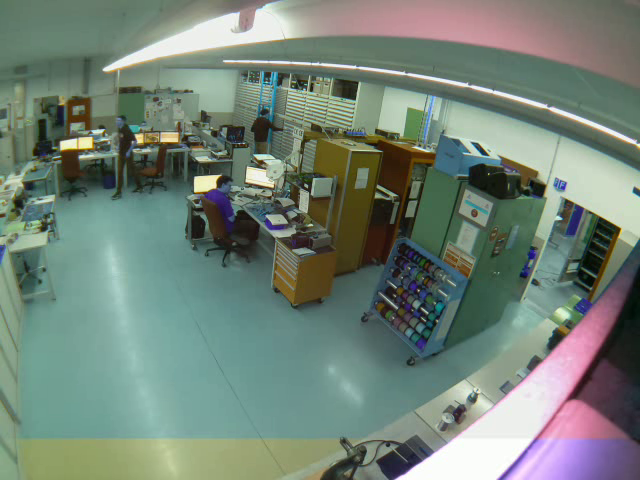
#> input picture frame 28 of 5_Programmation/camera/Detection_Entry/video_d.avi, 640 x 480 px, given in place of the camera
$ python entry_detect.py
#> lines starting #> are read from the running program, lines starting #| are printed output that depends on the picture; after the words box and inside, x2 and y2 are one past the last pixel; in counts of white or black regions, pixels touching at a corner belong together
### 5_Programmation/camera/Detection_Entry/sample/personne_detect.py
"""personne_detect.py | Robin Forestier | 8.03.2022

Detecting moving personne on video.
"""

# import OpenCV
import cv2


class PersonneDetect:
    """This class is used to detect people in a video stream."""
    # [72 lines left out: functions __init__, img_to_gray, contour_detect, personne_detect, not called in this run]


# [25 lines that do not run on import are left out]

### 5_Programmation/camera/Detection_Entry/sample/personne_tracking.py
""" personne_tracking.py | Robin Forestier | 09.03.2022

After Personne detection we want to track it.
For tracking the displacement of a mooving object, I start by calculate his centroide.
After I save his last centroide to ave 2 points by mooving object.
With this points a calculate the euclidean distance to find the nearest.
And I finishe by calculate the angle of displacement.
"""

import cv2
import math
import numpy as np

# It's importing the PersonneDetect class from the personne_detect.py file.
from personne_detect import PersonneDetect

class PersonneTracking:
    """Is used for track the trajectory of any people detected by PersonneDetect."""
    def __init__(self):
        """The function initializes the class"""
        self.img = []
        self.prev_img = []
        self.centroide = []
        self.centroide_lp = []

        self.angle = []

    def calc_centroide(self, img, rects):
        """Calculate the centroid of the bounding rect

        :param img: The image on which the contour was found
        :type img: numpy.ndarray
        :param rects: a list of tuples, where each tuple is (x, y, w, h)
        :type rects: list
        """

        self.img = img
        # save the last centroid
        self.centroide_lp = self.centroide
        self.centroide = []

        for rect in rects:
            # It's the coordinates of the point where the line is drawn.
            x = int(rect[0] + (rect[2] / 2))
            y = int(rect[1] + (rect[3] / 2))
            self.centroide.append((x,y))
            # It's drawing a circle on the image.
            cv2.circle(self.img, (x, y), 2, (0,0, 255), -1)

        # It's calculating the euclidean distance of each centroid and last centroid for predict the move of a person.
        self.centroide_last_pose()

    def centroide_last_pose(self):
        """Calculate the angle of displacement of each centroid and last centroid"""

        self.angle = []

        centroide_np = np.array(self.centroide_lp)

        if self.centroide_lp and self.centroide:
            for last_point in self.centroide:
                # This is the code that is used to find the index of the minimum value in the array.
                idx = np.array([np.linalg.norm(x + y) for (x, y) in centroide_np - last_point]).argmin()

                cv2.circle(self.img, last_point, 2, (255, 0, 0), -1)
                cv2.line(self.img, last_point, self.centroide_lp[idx], (255, 255, 0), 5, cv2.LINE_AA)

                # It's calculating the angle of the line between the two points.
                y = last_point[1] - self.centroide_lp[idx][1]
                x = last_point[0] - self.centroide_lp[idx][0]
                angle = math.atan2(y, x) * 180 / math.pi

                # It's making sure that the angle is between 0 and 360 degrees.
                if angle < 0:
                    angle = 360 + angle

                # add it to the list angle
                self.angle.append(angle)

# [34 lines that do not run on import are left out]

### 5_Programmation/camera/Detection_Entry/sample/door_select.py
"""door_select.py | Robin Forestier | 07.03.2022

This file is used to select doors in images.
"""

import cv2
import numpy as np
import pickle


class DoorSelect:
    """The DoorSelect class is a class that contains a method that allows the user to select a door."""
    def __init__(self, img = None):
        """ __init__ is the constructor of the class DoorSelect.
        :param img: the image that will be used to select the doors.
        :type img: numpy.ndarray
        """

        # the image
        self.img = img


        self.doors = []
        """Doors
        List containing the 4 corners coordinations of each door.
        """

        self.fleches = []
        """Fleches
        List containing the coordination of the arrowhead.
        """

        # number of point already placed (return to 0 after each door)
        self.npoints = 0

        if img is not None:
            # a copy of the clean image (used when you delete a selection)
            self.img_copy = img.copy()
            cv2.namedWindow("door select")
            cv2.setMouseCallback('door select', self.mouse_event)
            self.run()

    # [51 lines left out: function run, not called in this run]

    def sort_points(self, door):
        """sort_points is used for sorting the 4 corner of the door like that:
        0      1
         +----+
         |    |
         +----+
        2      3

        :param door: a list of four points that represent the four corners of the door
        :type door: list
        :return: a list of 4 points that represent the corners of the door.
        :rtype: list
        """

        # It creates a numpy array of 4 rows and 2 columns.
        rect = np.zeros((4, 2), dtype="float32")

        # It's summing the y coordinates of the points.
        s = np.sum(door, axis=1)

        # min -> corner 0
        # max -> corner 2
        rect[0] = door[np.argmin(s)]
        rect[2] = door[np.argmax(s)]
        # diff of the poits y

        # It contains the difference between the y coordinates of the points.
        diff = np.diff(door, axis=1)
        # min -> corner 1
        # max -> corner 3
        rect[1] = door[np.argmin(diff)]
        rect[3] = door[np.argmax(diff)]

        return rect

    def draw_door(self):
        """Draw the door outline and the arrow"""

        n_door = 0
        # drawing of the 4 points arround the door
        for point in self.doors:
            cv2.circle(self.img, point, 4, (0, 0, 255), -1)
        # drawing of the arrowhead
        for point in self.fleches:
            cv2.circle(self.img, point, 4, (0, 255, 0), -1)

        # drawing of all the lines
        for door in zip(*[iter(self.doors)] * 4):
            # It's sorting the 4 points of the door in order to draw the door.
            rect = self.sort_points(door)

            # It's converting the points from float to integer.
            rect = rect.astype(int)

            # It's drawing the door.
            cv2.line(self.img, tuple(rect[0]), tuple(rect[1]), (0, 0, 255), 1)
            cv2.line(self.img, tuple(rect[1]), tuple(rect[2]), (0, 0, 255), 1)
            cv2.line(self.img, tuple(rect[2]), tuple(rect[3]), (0, 0, 255), 1)
            cv2.line(self.img, tuple(rect[3]), tuple(rect[0]), (0, 0, 255), 1)

            # It's computing the center of the bottom of the door.
            center = (int((rect[3][0] + rect[2][0]) / 2), int((rect[3][1] + rect[2][1]) / 2))

            cv2.circle(self.img, center, 4, (0, 0, 255), -1)

            # This is a way to draw the arrowhead.
            if len(self.fleches) >= n_door + 1:
                cv2.line(self.img, center, self.fleches[n_door], (255, 0, 0), 2)

            n_door = n_door + 1

    # [70 lines left out: functions delete_door, mouse_event, not called in this run]


# [8 lines that do not run on import are left out]

### 5_Programmation/camera/Detection_Entry/entry_detect.py
"""entry_detect.py | Robin Forestier | 09.03.2022

This file is used to detect entry and exit. It uses DoorSelect & PersonneDetect & PersonneTracking.
"""

import math
import pickle
import time
from datetime import datetime
from os import path

import cv2
import numpy as np
import requests

# import personally module
from sample.door_select import DoorSelect
from sample.personne_detect import PersonneDetect
from sample.personne_tracking import PersonneTracking


class DetectEntry:
    """DetectEntry class is used to detect entry and exit."""
    def __init__(self, frame, doors, fleches):
        """The function takes in the frame, the doors and the arrows to calcul of a personne is going in or out.

        :param frame: The image frame that the camera captured
        :type frame: numpy.ndarray
        :param doors: a list of tuples, each tuple is a door, with the first element being the x-coordinate of the
        center of the door, and the second element being the y-coordinate of the center of the door
        :type doors: list
        :param fleches: a list of tuples, each tuple is a pair of points, the first point is the center of the arrow,
        the second is the tip of the arrow
        :type fleches: list
        """

        self.img = frame
        self.doors = doors
        self.fleches = fleches

        self.angle = []
        self.angle2 = []

    def verify_door_pos(self):
        # TODO add door_detect
        pass

    def calculate(self, d_select):
        """Calculate the angle between the center of the door and the arrow

        :param d_select: the door_select object
        :type d_select: DoorSelect
        """

        n_door = 0

        # Used to set the image and the doors and arrows position to the DoorSelect object.
        d_select.img = frame
        d_select.doors = pos
        d_select.fleches = f_pos

        for door in zip(*[iter(self.doors)] * 4):
            rect = np.zeros((4, 2), dtype="float32")

            # Summing the door points.
            s = np.sum(door, axis=1)
            # It's calculating the minimum and maximum value of the door.
            rect[0] = door[np.argmin(s)]
            rect[2] = door[np.argmax(s)]

            # It's calculating the difference between the door points.
            diff = np.diff(door, axis=1)
            # It's calculating the minimum and maximum value of the door.
            rect[1] = door[np.argmin(diff)]
            rect[3] = door[np.argmax(diff)]

            # It's converting the rect from float to int.
            rect = rect.astype(int)

            # It's calculating the center of th bottom of the door.
            center = (int((rect[3][0] + rect[2][0]) / 2), int((rect[3][1] + rect[2][1]) / 2))

            # It's calculating the angle between the center of the door and the bottom of the door.
            y = center[1] - rect[2][1]
            x = center[0] - rect[2][0]
            angle = math.atan2(y, x) * 180 / math.pi

            # It's making sure that the angle is between 0 and 360.
            if angle < 0:
                angle = 360 + angle

            self.angle.append(angle)

            # It's calculating the angle between the center of the door and the tip of the arrow.
            y = center[1] - self.fleches[n_door][1]
            x = center[0] - self.fleches[n_door][0]
            angle2 = math.atan2(y, x) * 180 / math.pi

            # It's making sure that the angle is between 0 and 360.
            if angle2 < 0:
                angle2 = 360 + angle2

            self.angle2.append(angle2)

            n_door = n_door + 1

    def calc_in_out(self, frame, d_select, tracking, info):
        """Calculate if the person is going inside or outside

        :param frame: the frame from your video file or directly from your webcam
        :type frame: numpy.ndarray
        :param d_select: the door selection object
        :type d_select: DoorSelect
        :param tracking: the PersonneTracking object
        :type tracking: PersonneTracking
        :param info: an object of the Info class, which is used to store information about the people detected in the frame
        :type info: Info
        """

        # It's drawing the doors on the frame.
        d_select.img = frame
        d_select.draw_door()

        n_door = 0

        for door in zip(*[iter(d_select.doors)] * 4):
            door = np.array(door)
            x, y, w, h = cv2.boundingRect(door)

            n = 0

            for a in tracking.angle:
                # It's checking if the person is in the door.
                if x < tracking.centroide[n][0] < x + w and y < tracking.centroide[n][1] < y + h:
                    if self.angle[n_door] - 180 < 0:
                        angle2 = 360 - (self.angle[n_door] + 180)
                    else:
                        angle2 = self.angle[n_door] - 180

                    if 10 < a - angle2 < 170:
                        if self.angle2[n_door] - angle2 < 170:
                            info.queue.append([time.time(), 0, n_door, n])
                        else:
                            info.queue.append([time.time(), 1, n_door, n])
                    elif 190 < a - angle2 < 350:
                        if self.angle2[n_door] - angle2 < 170:
                            info.queue.append([time.time(), 1, n_door, n])
                        else:
                            info.queue.append([time.time(), 0, n_door, n])
                    else:
                        pass

                n = n + 1
            n_door = n_door + 1


class info:
    """class info is used for sorting the value from calc_in_out (class DetectEntry)"""
    def __init__(self):
        """is a list of the last in/out value.
        [time, in (1) / out (0), door_num, personne_num]
        """
        self.queue = []

    def verify(self):
        """Verify check all value in queue list.
        First I delete all value is too old (more than 5sec).
        After if we have 3 or more same detection, a validation is sent (return 0 or 1)

        :return: 0 or 1
        :rtype: int
        """

        # It's checking if there is more than 3 detection.
        #   If there is, it's checking which door has the most detection.
        #   If there is more than one door with the same number of detection, it's checking which person is the
        # closest to the center of the door.
        #   If there is only one door with the most detection, it's checking if the person is going inside or outside.
        #    If the person is going inside, it's sending 1 to the server.
        #    If the person is going outside, it's sending 0 to the server.
        if len(self.queue) >= 3:
            # It's converting the queue list to a numpy array.
            out = np.array(self.queue).T
            temp_ex = []

            # It's converting the array to int.
            out = out.astype(int)

            for t in out[0]:
                if t < out[0][len(self.queue) - 1] - 5:
                    temp_ex.append(np.where(out[0] == t))

            # It's deleting the value in the array that are in temp_ex.
            out = np.delete(out, temp_ex, axis=1)

            inout = np.bincount(out[1]).argmax()

            if max(np.bincount(out[1])) <= max(np.bincount(out[2])) and \
                    max(np.bincount(out[1])) <= max(np.bincount(out[3])):
                self.queue = []

                # It's returning the value of the verification of the queue list.
                return inout


# [46 lines left out: function send, not called in this run]


if __name__ == '__main__':
    # It's opening the webcam.
    cap = cv2.VideoCapture(0)

    # It's getting the frame from the webcam.
    _, frame = cap.read()
#> frame is the input picture: shape (480, 640, 3); mean B, G, R 119.4, 130.9, 115.3

    # It's resizing the frame to 640x480.
    frame = cv2.resize(frame, (640, 480), interpolation=cv2.INTER_AREA)

    # This is checking if the file "doors.pickle" exists. If it doesn't, it's creating a new DoorSelect object and
    #   saving the doors and the arrows position in the file "doors.pickle".
    #   If the file "doors.pickle" exists, it's loading the data from the file.
    if not path.exists("doors.pickle"):
        d_select = DoorSelect(frame)
        pos = d_select.doors
        f_pos = d_select.fleches
    else:
        d_select = DoorSelect()
        with open('doors.pickle', 'rb') as f:
#> (reads 5_Programmation/camera/Detection_Entry/doors.pickle from the repository)
            pos, f_pos = pickle.load(f)

    # It's creating a PersonneDetect object and storing it in the variable `detect`.
    detect = PersonneDetect()
    # It's creating a PersonneTracking object and storing it in the variable `tracking`.
    tracking = PersonneTracking()
    # It's creating an object of the class DetectEntry and storing it in the variable `entry`.
    entry = DetectEntry(frame, pos, f_pos)
    # It's calculating the angle between the center of the door and the arrow.
    entry.calculate(d_select)
    # It's creating an object of the class `info` and storing it in the variable `inf`.
    inf = info()

    while True:
        # This is checking if the video is over. If it is, it's reseting the frame to the first frame.
        if cap.get(cv2.CAP_PROP_POS_FRAMES) == cap.get(cv2.CAP_PROP_FRAME_COUNT):
            cap.set(cv2.CAP_PROP_POS_FRAMES, 0)

        # It's getting the frame from the webcam.
        _, frame = cap.read()
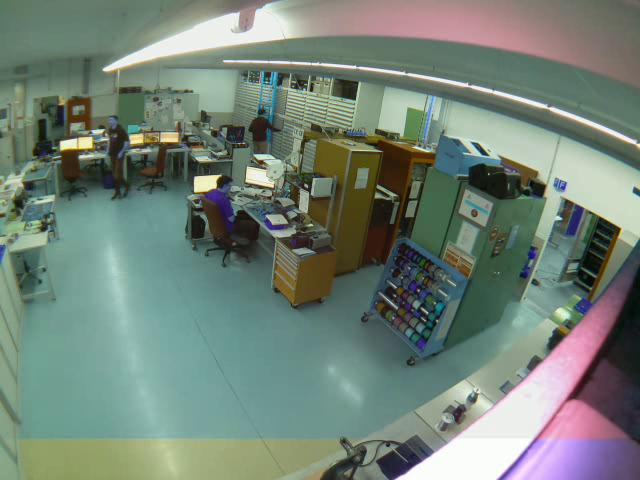
#> input picture frame 29 of 5_Programmation/camera/Detection_Entry/video_d.avi, 640 x 480 px, given in place of the camera
#> frame is the input picture: shape (480, 640, 3); mean B, G, R 119.3, 130.7, 115.3

        # It's resizing the frame to 640x480.
        frame = cv2.resize(frame, (640, 480), interpolation=cv2.INTER_AREA)

        # It's detecting people in the frame.
        frame = detect.personne_detect(frame)
#> in img_to_gray, `self.img = cv2.cvtColor(self.img, cv2.COLOR_BGR2GRAY)`:
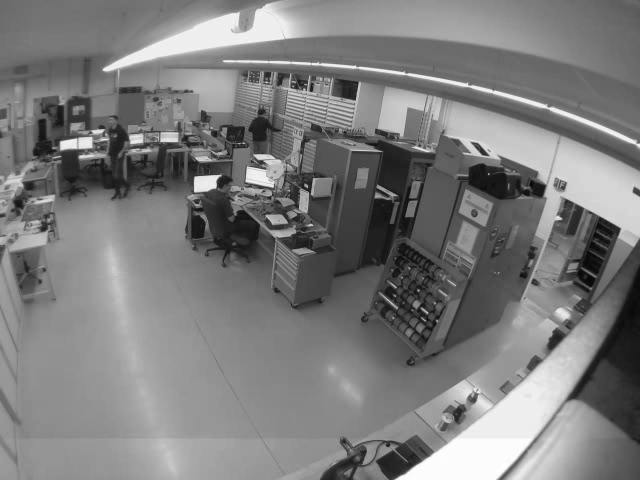
#> self.img: shape (480, 640); min 3, max 255, mean 124.8
#> in personne_detect, `fgmask = self.backSub.apply(self.img)`: fgmask: shape (480, 640); every value is 255
#> in contour_detect, `cnts, hierarchy = cv2.findContours(threshold, cv2.RETR_EXTERNAL, cv2.C..`: cnts = [[[0, 0], [0, 479], [639, 479], [639, 0]]]
#> the loop in contour_detect, `for cnt in cnts:` made 1 pass
#> after the loop in contour_detect, `for cnt in cnts:`: self.detected = []
        # It's calculating the centroid of the detected people.
        tracking.calc_centroide(frame, detect.detected)
        # It's calculating if the person is going inside or outside.
        entry.calc_in_out(frame, d_select, tracking, inf)
#> after the loop in draw_door, `for point in self.doors:`:
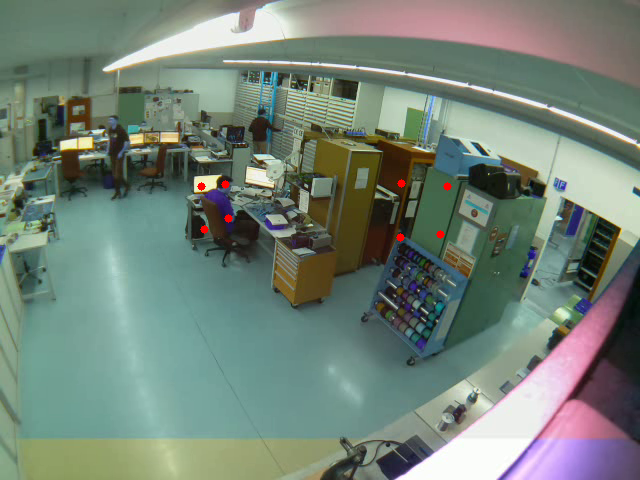
#> self.img: shape (480, 640, 3); 0.13% of pixels changed, all inside (x1, y1, x2, y2) = (197, 179, 452, 242)
#> after the loop in draw_door, `for point in self.fleches:`: self.img: shape (480, 640, 3); 0.03% of pixels changed, all inside (x1, y1, x2, y2) = (218, 230, 416, 250)
#> after the loop in draw_door, `for door in zip(*[iter(self.doors)] * 4):`:
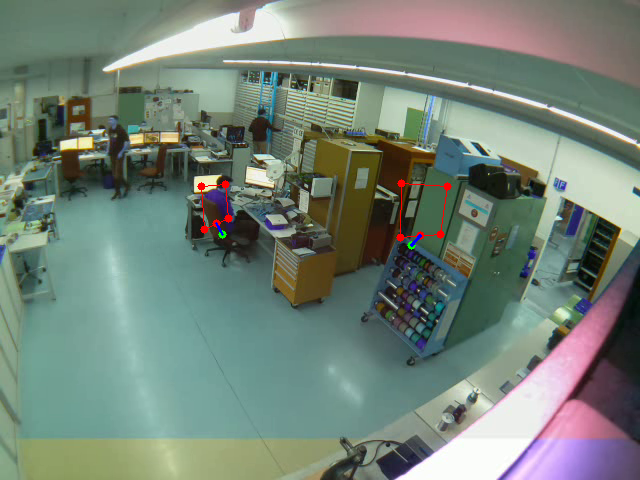
#> self.img: shape (480, 640, 3); mean B, G, R 119.2, 130.5, 115.7
#> after the loop in draw_door, `for door in zip(*[iter(self.doors)] * 4):`: n_door = 2
#> the loop in calc_in_out, `for door in zip(*[iter(d_select.doors)] * 4):` made 2 passes
#> (x, y, w, h) on passes 1 to 2: (201, 184, 28, 46), (400, 183, 48, 55)
#> after the loop in calc_in_out, `for door in zip(*[iter(d_select.doors)] * 4):`: info.queue = []; n_door = 2

        # It's checking if the person is going inside or outside.
        #   If the person is going inside, it's sending 1 to the server.
        #   If the person is going outside, it's sending 0 to the server.
        inout = inf.verify()

        if inout == 1:
            print("[INFO] Entrée")
            send(inout)
        elif inout == 0:
            print("[INFO] Sortie")
            send(inout)

        # It's showing the image in a window.
        cv2.imshow("image", frame)

        # It's checking if the user press the key "q". If it is, it's breaking the loop.
        if cv2.waitKey(100) == ord("q"):
#> (key q is pressed here)
            break

    # It's closing the webcam and the window.
    cv2.destroyAllWindows()
    cap.release()
